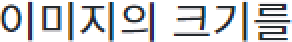
#> input picture python_test/test3.png, 146 x 21 px (shown 2 times larger)
$ jupyter execute capstone_test.ipynb
#> lines starting #> are read from the running program, lines starting #| are printed output that depends on the picture; after the words box and inside, x2 and y2 are one past the last pixel; in counts of white or black regions, pixels touching at a corner belong together
[cell 1]
# serial protocol:
# 1. All serial protocol consists of two independent strings.
# 2. First string is one of the following:
# - p -> push solenoid
# - P -> pull solenoid
# - r -> right mov
# - l -> left mov
# - d -> down mov
# - ` -> end sub serial bundle
# * But 'p' and 'P' hasn't number string.
#
# 3. Second string is a integer number.
#
# * So, protocol has the following forms.
# ['p', `, 'r', '23', `, 'P', `, 'r', '2', `, 'd', '1', `, 'P', `, 'l', '23', `, ...]
#
#

import cv2
import numpy as np
from collections import deque

def conv_img_to_ser_deque(img):
    threshold_val = 255
    m, n = img.shape
    ans_deque = deque()
    col = 0
    for row in img:
        row_deque = deque(row)
        cnt = 0
        flag = -1
        if col % 2 == 0:
            while row_deque:
                tmp = row_deque.popleft()
                if tmp == 0 and flag == 0:
                    cnt += 1
                elif tmp == 0:
                    if flag != -1:
                        ans_deque.append(str(cnt))
                        ans_deque.append('`')
                    ans_deque.append('P')
                    ans_deque.append('`')
                    ans_deque.append('r')
                    cnt = 1
                    flag = 0
                elif tmp == threshold_val and flag == 1:
                    cnt += 1
                elif tmp == threshold_val:
                    if flag != -1:
                        ans_deque.append(str(cnt))
                        ans_deque.append('`')
                    ans_deque.append('p')
                    ans_deque.append('`')
                    ans_deque.append('r')
                    cnt = 1
                    flag = 1
        else:
            while row_deque:
                tmp = row_deque.pop()
                if tmp == 0 and flag == 0:
                    cnt += 1
                elif tmp == 0:
                    if flag != -1:
                        ans_deque.append(str(cnt))
                        ans_deque.append('`')
                    ans_deque.append('P')
                    ans_deque.append('`')
                    ans_deque.append('l')
                    cnt = 1
                    flag = 0
                elif tmp == threshold_val and flag == 1:
                    cnt += 1
                elif tmp == threshold_val:
                    if flag != -1:
                        ans_deque.append(str(cnt))
                        ans_deque.append('`')
                    ans_deque.append('p')
                    ans_deque.append('`')
                    ans_deque.append('l')
                    cnt = 1
                    flag = 1
        if cnt == n:
            ans_deque.pop()
            ans_deque.pop()
            ans_deque.append('`')
        else:
            ans_deque.append(str(cnt))
            ans_deque.append('`')
            col += 1
        ans_deque.append('d')
        ans_deque.append('1')
        ans_deque.append('`')
    return ans_deque

def conv_ser_deque_to_img(ser_deque, img_shape):
    threshold_val = 255
    ans_img = np.zeros(img_shape)
    x, y = 0, 0
    solenoid_state = 0
    while ser_deque:
        tmp = ser_deque.popleft()
        if tmp == 'd':
            y += int(ser_deque.popleft())
        elif tmp == 'p':
            solenoid_state = 1
            ser_deque.popleft()
        elif tmp == 'P':
            solenoid_state = 0
            ser_deque.popleft()
        elif tmp == 'r':
            r_mov_dis = int(ser_deque.popleft())
            _ = ser_deque.popleft()
            while r_mov_dis != 0:
                if solenoid_state == 1:
                    ans_img[y][x] = threshold_val
                x += 1
                r_mov_dis -= 1
        elif tmp == 'l':
            l_mov_dis = int(ser_deque.popleft())
            _ = ser_deque.popleft()
            while l_mov_dis != 0:
                x -= 1
                if solenoid_state == 1:
                    ans_img[y][x] = threshold_val
                l_mov_dis -= 1
    return ans_img

[cell 2]
if __name__ == "__main__":
    img = cv2.imread('test3.png', cv2.IMREAD_GRAYSCALE)
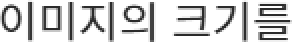
#> img: shape (21, 146) (shown 2 times larger); min 43, max 255, mean 210.3
    img = cv2.resize(img, (0, 0), fx=1, fy=1)
    _, img = cv2.threshold(img, 80, 255, cv2.THRESH_BINARY)
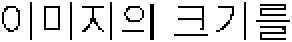
#> img: shape (21, 146) (shown 2 times larger); 85.7% white; black in thin lines or dots, all inside (x1, y1, x2, y2) = (1, 1, 145, 20)
    cv2.imwrite('test3_conv.png', img)
    serial_deque = conv_img_to_ser_deque(img)
#> the loop in conv_img_to_ser_deque, `for row in img:` made 21 passes
#> after the loop in conv_img_to_ser_deque, `for row in img:`: col = 19

    for i in serial_deque:
        print(i, end=' ')
#> this loop made 2292 passes
#> i on passes 1 to 3: 'p', '`', 'd'
#| p
#| `
#| d
#| 1
#| `
#| p
#| `
#| r
#> (further printed lines are left out)

    conv_img = conv_ser_deque_to_img(serial_deque, img.shape)
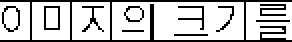
#> conv_img: shape (21, 146) float64 (shown 2 times larger); 76.2% white; black in thin lines or dots
    cv2.imwrite('test3_deq.png', conv_img)

    n, m = img.shape
#> n = 21; m = 146
    for i in range(n):
        for j in range(m):
            if img[i][j] != conv_img[i][j]:
                #print('False', i, j)

                pass
